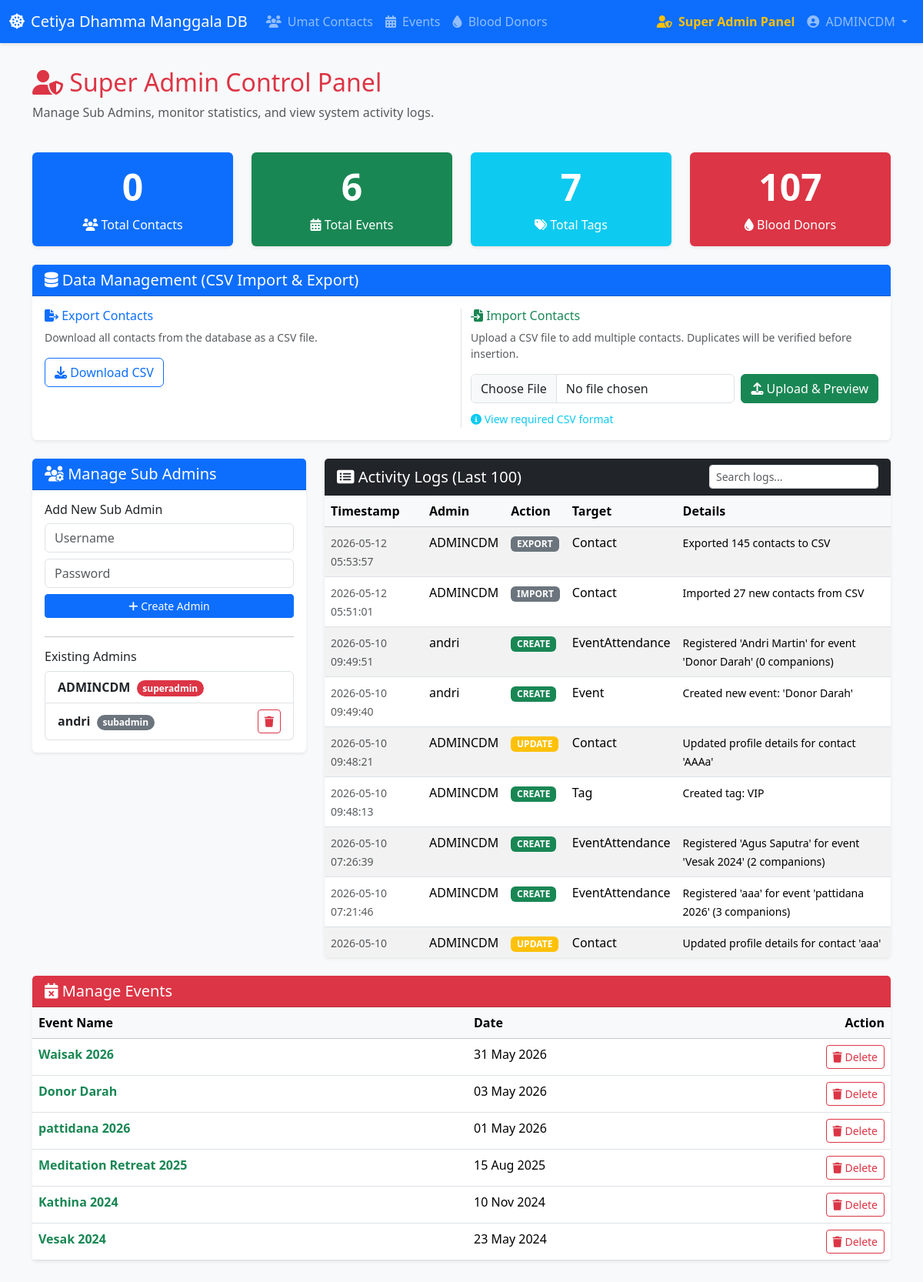
The app's page /superadmin (signed in) with its own data.
### models.py (models this page shows)
class Admin(Base):
    __tablename__ = 'admins'
    id = Column(Integer, primary_key=True, index=True)
    username = Column(String, unique=True, index=True)
    password = Column(String)
    role = Column(String, default="subadmin") # "superadmin" or "subadmin"
    activities = relationship("ActivityLog", back_populates="admin")

class ActivityLog(Base):
    __tablename__ = 'activity_logs'
    id = Column(Integer, primary_key=True, index=True)
    timestamp = Column(DateTime, default=datetime.datetime.utcnow)
    admin_id = Column(Integer, ForeignKey('admins.id'))
    action = Column(String) # e.g. "CREATE", "UPDATE", "DELETE"
    target = Column(String) # e.g. "Contact", "Event", "Admin"
    details = Column(String) # Additional context
    admin = relationship("Admin", back_populates="activities")

class Event(Base):
    __tablename__ = 'events'
    id = Column(Integer, primary_key=True, index=True)
    name = Column(String, index=True)
    date = Column(Date)
    attendances = relationship("EventAttendance", back_populates="event")

### main.py (the view)
@app.get("/superadmin", response_class=HTMLResponse)
def read_superadmin(request: Request, db: Session = Depends(get_db), admin: models.Admin = Depends(require_admin)):
    if admin.role != "superadmin":
        return RedirectResponse(url="/", status_code=303)
    admins = db.query(models.Admin).all()
    logs = db.query(models.ActivityLog).order_by(models.ActivityLog.timestamp.desc()).limit(100).all()
    events = db.query(models.Event).order_by(models.Event.date.desc()).all()
    stats = {
        "total_contacts": db.query(models.Contact).count(),
        "total_events": db.query(models.Event).count(),
        "total_tags": db.query(models.Tag).count(),
        "total_donors": db.query(models.BloodDonor).count()
    }
    return templates.TemplateResponse(request=request, name="superadmin.html", context={"admins": admins, "logs": logs, "stats": stats, "events": events, "admin": admin})

### templates/superadmin.html (shortened to what this page needs)
{% extends "base.html" %}
{% block content %}
<div class="row mb-4">
    <div class="col-md-12">
        <h2 class="text-danger"><i class="fas fa-user-shield"></i> Super Admin Control Panel</h2>
        <p class="text-muted">Manage Sub Admins, monitor statistics, and view system activity logs.</p>
    </div>
</div>
<div class="row mb-4">
    <div class="col-md-3">
        <div class="card shadow-sm bg-primary text-white text-center">
            <div class="card-body">
                <h1 class="display-5 fw-bold">{{ stats.total_contacts }}</h1>
                <p class="mb-0"><i class="fas fa-users"></i> Total Contacts</p>
            </div>
        </div>
    </div>
    <div class="col-md-3">
        <div class="card shadow-sm bg-success text-white text-center">
            <div class="card-body">
                <h1 class="display-5 fw-bold">{{ stats.total_events }}</h1>
                <p class="mb-0"><i class="fas fa-calendar-alt"></i> Total Events</p>
            </div>
        </div>
    </div>
    <div class="col-md-3">
        <div class="card shadow-sm bg-info text-white text-center">
            <div class="card-body">
                <h1 class="display-5 fw-bold">{{ stats.total_tags }}</h1>
                <p class="mb-0"><i class="fas fa-tags"></i> Total Tags</p>
            </div>
        </div>
    </div>
    <div class="col-md-3">
        <div class="card shadow-sm bg-danger text-white text-center">
            <div class="card-body">
                <h1 class="display-5 fw-bold">{{ stats.total_donors }}</h1>
                <p class="mb-0"><i class="fas fa-tint"></i> Blood Donors</p>
            </div>
        </div>
    </div>
</div>
<div class="row mb-4">
    <div class="col-md-12">
        <div class="card shadow-sm border-primary">
            <div class="card-header bg-primary text-white">
                <h5 class="mb-0"><i class="fas fa-database"></i> Data Management (CSV Import & Export)</h5>
            </div>
            <div class="card-body">
                <div class="row">
                    <div class="col-md-6 border-end">
                        <h6 class="text-primary"><i class="fas fa-file-export"></i> Export Contacts</h6>
                        <p class="text-muted small">Download all contacts from the database as a CSV file.</p>
                        <a href="/superadmin/export-contacts" class="btn btn-outline-primary">
                            <i class="fas fa-download"></i> Download CSV
                        </a>
                    </div>
                    <div class="col-md-6">
                        <h6 class="text-success"><i class="fas fa-file-import"></i> Import Contacts</h6>
                        <p class="text-muted small">Upload a CSV file to add multiple contacts. Duplicates will be verified before insertion.</p>
                        <form action="/superadmin/import-csv-preview" method="post" enctype="multipart/form-data" class="d-flex align-items-center">
                            <input type="file" name="csv_file" class="form-control me-2" accept=".csv" required>
                            <button type="submit" class="btn btn-success text-nowrap"><i class="fas fa-upload"></i> Upload & Preview</button>
                        </form>
                        <div class="mt-2">
                            <a class="text-decoration-none small text-info" data-bs-toggle="collapse" href="#csvFormatInfo" role="button" aria-expanded="false">
                                <i class="fas fa-info-circle"></i> View required CSV format
                            </a>
                        </div>
                    </div>
                </div>
            </div>
        </div>
    </div>
</div>
<div class="row">
    <div class="col-md-4">
        <div class="card shadow-sm mb-4 border-primary">
            <div class="card-header bg-primary text-white">
                <h5 class="mb-0"><i class="fas fa-users-cog"></i> Manage Sub Admins</h5>
            </div>
            <div class="card-body">
                <form action="/superadmin/add-admin" method="post" class="mb-4">
                    <h6>Add New Sub Admin</h6>
                    <div class="mb-2">
                        <input type="text" name="username" class="form-control" placeholder="Username" required>
                    </div>
                    <div class="mb-2">
                        <input type="text" name="password" class="form-control" placeholder="Password" required>
                    </div>
                    <button type="submit" class="btn btn-sm btn-primary w-100"><i class="fas fa-plus"></i> Create Admin</button>
                </form>
                <hr>
                <h6>Existing Admins</h6>
                <ul class="list-group">
                    {% for a in admins %}
                    <li class="list-group-item d-flex justify-content-between align-items-center">
                        <div>
                            <strong>{{ a.username }}</strong>
                            <span class="badge {% if a.role == 'superadmin' %}bg-danger{% else %}bg-secondary{% endif %} rounded-pill ms-1">{{ a.role }}</span>
                        </div>
                        {% if a.id != admin.id and a.role != 'superadmin' %}
                        <form action="/superadmin/delete-admin/{{ a.id }}" method="post" style="display:inline;">
                            <button type="submit" class="btn btn-sm btn-outline-danger" onclick="return confirm('Are you sure you want to delete this sub admin?')"><i class="fas fa-trash"></i></button>
                        </form>
                        {% endif %}
                    </li>
                    {% endfor %}
                </ul>
            </div>
        </div>
    </div>
    <div class="col-md-8">
        <div class="card shadow-sm">
            <div class="card-header bg-dark text-white d-flex justify-content-between align-items-center">
                <h5 class="mb-0"><i class="fas fa-list-alt"></i> Activity Logs (Last 100)</h5>
                <div>
                    <input type="text" id="logSearchInput" class="form-control form-control-sm" placeholder="Search logs...">
                </div>
            </div>
            <div class="card-body p-0">
                <div class="table-responsive" style="max-height: 600px; overflow-y: auto;">
                    <table class="table table-striped table-hover mb-0" id="logsTable">
                        <thead class="table-light sticky-top">
                            <tr>
                                <th>Timestamp</th>
                                <th>Admin</th>
                                <th>Action</th>
                                <th>Target</th>
                                <th>Details</th>
                            </tr>
                        </thead>
                        <tbody>
                            {% for log in logs %}
                            <tr>
                                <td><small class="text-muted">{{ log.timestamp.strftime('%Y-%m-%d %H:%M:%S') }}</small></td>
                                <td>{{ log.admin.username if log.admin else 'Unknown' }}</td>
                                <td>
                                    <span class="badge {% if log.action == 'CREATE' %}bg-success{% elif log.action == 'UPDATE' %}bg-warning{% elif log.action == 'DELETE' %}bg-danger{% else %}bg-secondary{% endif %}">
                                        {{ log.action }}
                                    </span>
                                </td>
                                <td>{{ log.target }}</td>
                                <td><small>{{ log.details }}</small></td>
                            </tr>
                            {% else %}
                            <tr>
                                <td colspan="5" class="text-center">No activity logs found.</td>
                            </tr>
                            {% endfor %}
                        </tbody>
                    </table>
                </div>
            </div>
        </div>
    </div>
</div>
<div class="row mt-4">
    <div class="col-md-12">
        <div class="card shadow-sm mb-4 border-danger">
            <div class="card-header bg-danger text-white">
                <h5 class="mb-0"><i class="fas fa-calendar-times"></i> Manage Events</h5>
            </div>
            <div class="card-body p-0">
                <div class="table-responsive" style="max-height: 400px; overflow-y: auto;">
                    <table class="table table-hover mb-0">
                        <thead class="table-light sticky-top">
                            <tr>
                                <th>Event Name</th>
                                <th>Date</th>
                                <th class="text-end">Action</th>
                            </tr>
                        </thead>
                        <tbody>
                            {% for e in events %}
                            <tr>
                                <td><a href="/events/{{ e.id }}" class="text-decoration-none fw-bold text-success">{{ e.name }}</a></td>
                                <td>{{ e.date.strftime('%d %b %Y') if e.date else '' }}</td>
                                <td class="text-end">
                                    <form action="/events/{{ e.id }}/delete" method="post" style="display:inline;">
                                        <button type="submit" class="btn btn-sm btn-outline-danger" onclick="return confirm('Are you sure you want to delete the event \'{{ e.name }}\'? This will also delete all attendance records for this event.')">
                                            <i class="fas fa-trash"></i> Delete
                                        </button>
                                    </form>
                                </td>
                            </tr>
                            {% else %}
                            <tr>
                                <td colspan="3" class="text-center text-muted py-3">No events found.</td>
                            </tr>
                            {% endfor %}
                        </tbody>
                    </table>
                </div>
            </div>
        </div>
    </div>
</div>
{% endblock %}

### templates/base.html (shortened to what this page needs)
<!DOCTYPE html>
<html lang="en">
<head>
    <link href="https://cdn.jsdelivr.net/npm/bootstrap@5.3.2/dist/css/bootstrap.min.css" rel="stylesheet">
    <link rel="stylesheet" href="https://cdnjs.cloudflare.com/ajax/libs/font-awesome/6.4.2/css/all.min.css">
    <link href="https://cdn.jsdelivr.net/npm/select2@4.1.0-rc.0/dist/css/select2.min.css" rel="stylesheet" />
</head>
<body>
    <nav class="navbar navbar-expand-lg navbar-dark bg-primary">
        <div class="container-fluid">
            <a class="navbar-brand" href="/">
                <i class="fas fa-dharmachakra me-2"></i>Cetiya Dhamma Manggala DB
            </a>
            <div class="collapse navbar-collapse" id="navbarNav">
                <ul class="navbar-nav me-auto mb-2 mb-lg-0">
                    <li class="nav-item">
                        <a class="nav-link" href="/"><i class="fas fa-users me-1"></i> Umat Contacts</a>
                    </li>
                    <li class="nav-item">
                        <a class="nav-link" href="/events"><i class="fas fa-calendar-alt me-1"></i> Events</a>
                    </li>
                    <li class="nav-item">
                        <a class="nav-link" href="/blood-donors"><i class="fas fa-tint me-1"></i> Blood Donors</a>
                    </li>
                </ul>
                {% if admin %}
                <ul class="navbar-nav">
                    {% if admin.role == 'superadmin' %}
                    <li class="nav-item">
                        <a class="nav-link text-warning fw-bold" href="/superadmin"><i class="fas fa-user-shield me-1"></i> Super Admin Panel</a>
                    </li>
                    {% endif %}
                    <li class="nav-item dropdown">
                        <a class="nav-link dropdown-toggle" href="#" id="navbarDropdown" role="button" data-bs-toggle="dropdown" aria-expanded="false">
                            <i class="fas fa-user-circle me-1"></i> {{ admin.username }}
                        </a>
                    </li>
                </ul>
                {% endif %}
            </div>
        </div>
    </nav>
    <div class="container">
        {% block content %}{% endblock %}
    </div>
</body>
</html>

### templates/base.html (style rules this page uses)
body { background-color: #f8f9fa; }
.navbar { box-shadow: 0 2px 4px rgba(0, 0, 0, .1); }
.container { margin-top: 2rem; margin-bottom: 2rem; }
.card { box-shadow: 0 4px 6px rgba(0, 0, 0, .05); border: none; }

### records on screen
Admin: username "ADMINCDM", role "superadmin"
Admin: username "andri", role "subadmin"
ActivityLog: timestamp "2026-05-12 05:53:57", admin "ADMINCDM", action "EXPORT", target "Contact", details "Exported 145 contacts to CSV"
ActivityLog: timestamp "2026-05-12 05:51:01", admin "ADMINCDM", action "IMPORT", target "Contact", details "Imported 27 new contacts from CSV"
ActivityLog: timestamp "2026-05-10 09:49:51", admin "andri", action "CREATE", target "EventAttendance", details "Registered 'Andri Martin' for event 'Donor Darah' (0 companions)"
ActivityLog: timestamp "2026-05-10 09:49:40", admin "andri", action "CREATE", target "Event", details "Created new event: 'Donor Darah'"
ActivityLog: timestamp "2026-05-10 09:48:21", admin "ADMINCDM", action "UPDATE", target "Contact", details "Updated profile details for contact 'AAAa'"
ActivityLog: timestamp "2026-05-10 09:48:13", admin "ADMINCDM", action "CREATE", target "Tag", details "Created tag: VIP"
ActivityLog: timestamp "2026-05-10 07:26:39", admin "ADMINCDM", action "CREATE", target "EventAttendance", details "Registered 'Agus Saputra' for event 'Vesak 2024' (2 companions)"
ActivityLog: timestamp "2026-05-10 07:21:46", admin "ADMINCDM", action "CREATE", target "EventAttendance", details "Registered 'aaa' for event 'pattidana 2026' (3 companions)"
ActivityLog: timestamp "2026-05-10…", admin "ADMINCDM", action "UPDATE", target "Contact", details "Updated profile details for contact 'aaa'"
Event: name "Waisak 2026", date "31 May 2026"
Event: name "Donor Darah", date "03 May 2026"
Event: name "pattidana 2026", date "01 May 2026"
Event: name "Meditation Retreat 2025", date "15 Aug 2025"
Event: name "Kathina 2024", date "10 Nov 2024"
Event: name "Vesak 2024", date "23 May 2024"

### other values on screen
{{ stats.total_contacts }} "0"
{{ stats.total_events }} "6"
{{ stats.total_tags }} "7"
{{ stats.total_donors }} "107"
